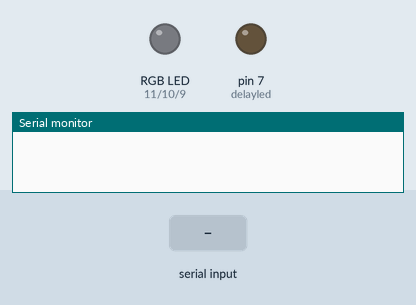
This sketch was run on a simulated Arduino Uno, built with avr-gcc and run on an emulated ATmega328P. On the bench: an RGB LED mixed from three pins (HIGH = lit), output pins drawn as LEDs (lit = HIGH), the last lines printed to the serial monitor. The test bench sets the inputs (shaded band). Dim RGB values are drawn brighter than linear.

Above: at 2.2 s.
2.3 s: "90,45\n" received over Serial
At 3.1 s:
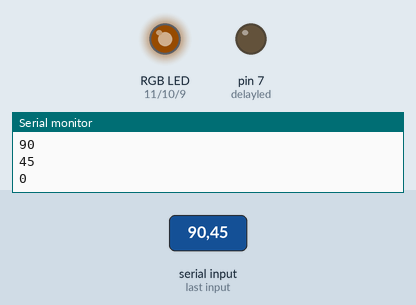
3.8 s: "5\n" received over Serial
At 4.1 s:
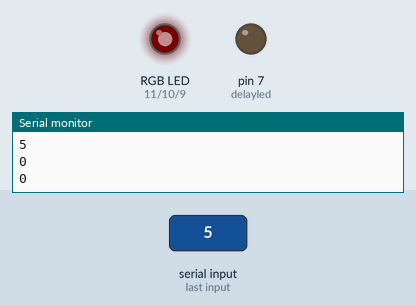
Timing chart, 0 to 6.8 s (numbered marks = the images above; inputs shaded):
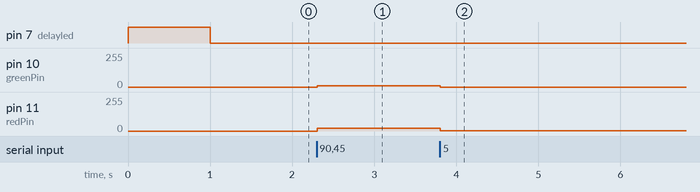

The sketch:

SmartLights.ino
```cpp
// Define pins for RGB LED
const int redPin = 11;
const int greenPin = 10;
const int bluePin = 9;
const int delayled = 7;
// Function to set RGB values
void setRGB(int redValue, int greenValue, int blueValue) {
  analogWrite(redPin, redValue);
  analogWrite(greenPin, greenValue);
  analogWrite(bluePin, blueValue);
}

void setup() {
  // Set RGB pins as output
  Serial.begin(9600);
  pinMode(redPin, OUTPUT);
  pinMode(greenPin, OUTPUT);
  pinMode(bluePin, OUTPUT);
  pinMode(delayled, OUTPUT);

  digitalWrite(delayled, HIGH);
  // Delay for demonstration purposes
  delay(1000);
  digitalWrite(delayled, LOW);
}

void loop() {

  if (Serial.available() > 0) {
    // Read characters until newline is received
    String str = Serial.readStringUntil('\n');

        // Variables to store the separated integers
        int red = 0, green = 0, blue = 0;
        int currentIndex = 0;

        for (char c : str) {
            if (c == ',') {
                currentIndex++;
                continue;
            }
            int digit = c - '0';
            if (currentIndex == 0) {
                red = red * 10 + digit;
            } else if (currentIndex == 1) {
                green = green * 10 + digit;
            } else if (currentIndex == 2) {
                blue = blue * 10 + digit;
            }
        }

    Serial.println(red);
    Serial.println(green);
    Serial.println(blue);
  // Map RGB values to PWM range
  int mappedRed = red / 4;      // adjust according to your LED
  int mappedGreen = green / 4;  // adjust according to your LED
  int mappedBlue = blue / 4;    // adjust according to your LED

  // Set RGB values
  setRGB(mappedRed, mappedGreen, mappedBlue);
  digitalWrite(delayled, HIGH);
  // Delay for demonstration purposes
  delay(1);
  digitalWrite(delayled, LOW);


}
}
```

Measured:
- after the input at 2.3 s, pin 10 (greenPin): 0/255 → 11/255 at once; pin 11 (redPin): 0/255 → 22/255 at once
- after the input at 3.8 s, pin 10 (greenPin): 11/255 → 0/255 at once; pin 11 (redPin): 22/255 → 1/255 at once
